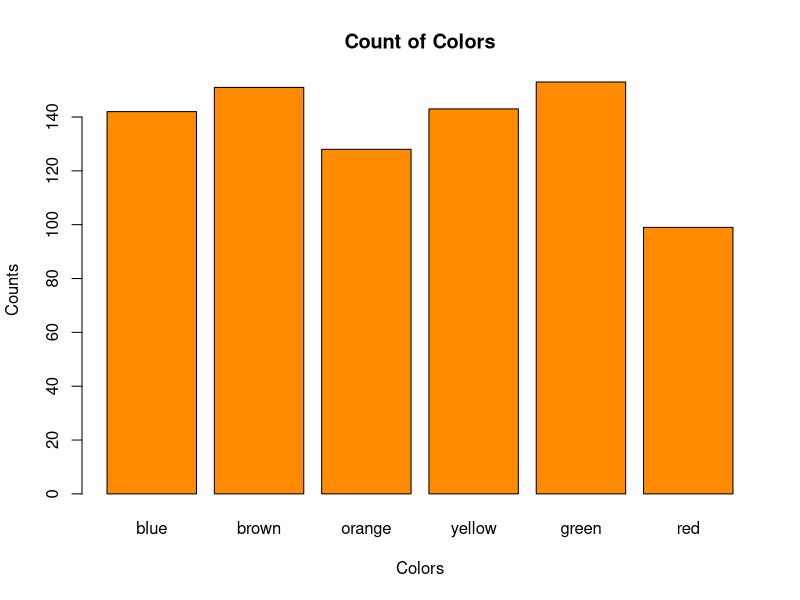
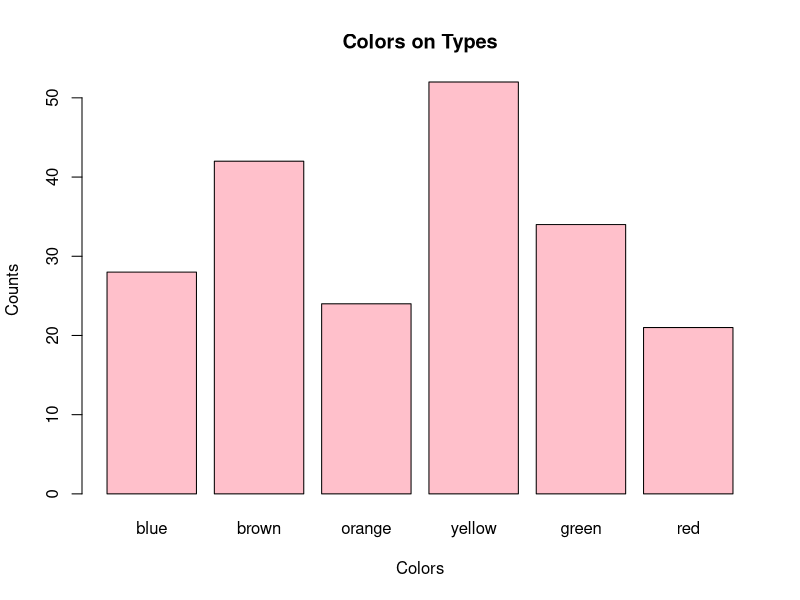
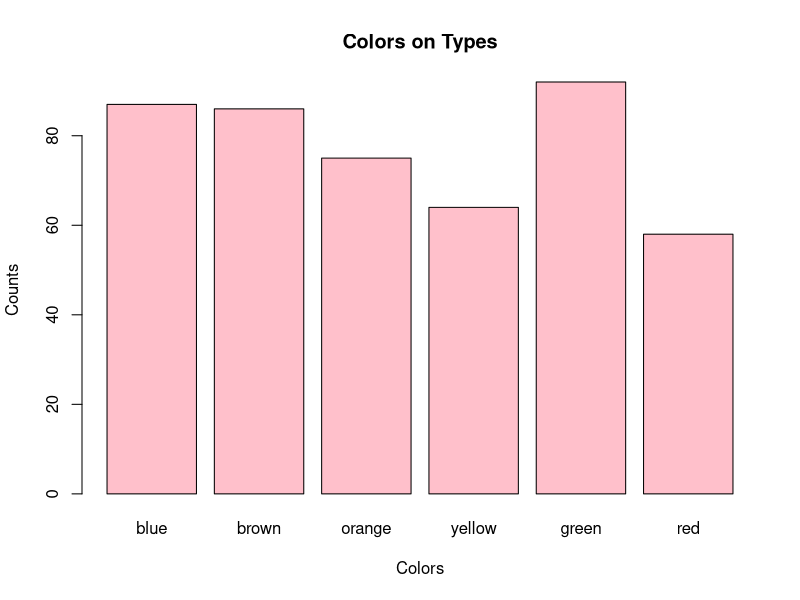
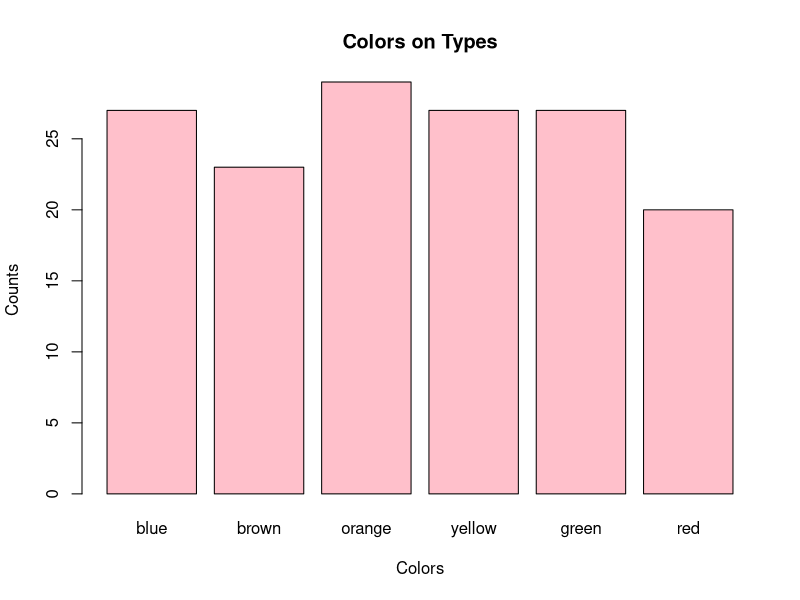

These charts were generated, in order, by the following R code:
setwd("/workspaces/r_dev_container/MnM5")
mnm <- read.csv("mms.csv")

colors <- unique(mnm$color)
colors

types <- unique(mnm$type)

## #1
## find the mean and standard deviation for diameter and mass using
## type, type+color

for(kind in types)
{
  avgw <- mean(mnm$mass[mnm$type == kind])
  avgs <- mean(mnm$diameter[mnm$type == kind])
  stdw <- sd(mnm$mass[mnm$type == kind])
  stds <- sd(mnm$diameter[mnm$type == kind])
  cat(kind, "\nmean weight:\t", avgw, "\nmean size:\t", avgs,
      "\nstd weight:", stdw, "\nstd size:", stds,"\n")

  cat("\n\n",kind,"color breakdown:\n")
  for(clr in colors)
  {
    tcaw <- mean(mnm$mass[mnm$type == kind & mnm$color == clr])
    tcas <- mean(mnm$diameter[mnm$type == kind & mnm$color == clr])
    tcstdw <- sd(mnm$mass[mnm$type == kind & mnm$color == clr])
    tcstds <- sd(mnm$diameter[mnm$type == kind & mnm$color == clr])
    cat(clr, "\nmean weight is:\t", tcaw, "\nmean size is:\t", tcas,
        "\nstd weight:", tcstdw,"\nstd size:", tcstds,"\n\n")
  }

}

## #2
## proportion of each type of color

## I don't need to subtract for the header, right?
mnm
## nope.. okay
total = nrow(mnm)
total

for(clr in colors)
{
  clrcnt = sum(mnm$color == clr)
  cat(clr, "appears",100 * clrcnt/total, "% of the time. (", clrcnt, "/", total, ")\n")
}


## #3 bar chart of #2

## some extra fuckery to get the height to accept it
counts <- numeric(length(colors))

## could have just gone back and modified 2, sure...

for(i in seq_along(colors))
{
  clr <- colors[i]
  counts[i] <- sum(mnm$color == clr)
}

barplot(counts, names.arg = colors, main = "Count of Colors", xlab = "Colors", ylab = "Counts", col = "darkorange")
## orange because it's the only color that doesn't get spelled out, so it seems fair...

## #4
## no, they're not. Oh, you want more... okay.. shit (where's tableau when I need it?!) [kidding, of course]

## type-color-count (interesting that numeric sets it to a vector...)

for(kind in types)
{
  i = 1
  for(clr in colors)
  {
    ## set the (row)column-vector to hold, reusing counts
    counts[i] <- sum(mnm$color == clr & mnm$type == kind)
    i <- i + 1 ## really, for all R has, it doesn't have ++ or +=?
  }
  barplot(counts, names.arg = colors, main = "Colors on Types", xlab = "Colors", ylab = "Counts", col = "pink")
}

## as I suspected, no... (I had an 18-bar plot, but, the counts on the different sizes fucked it up and the labeling
## was too difficult for me to figure out)


## #5 && #6
## are mnms of different type the same weight, hard no (recall #1)

for(kind in types)
{
  stdw <- sd(mnm$mass[mnm$type == kind])
  stds <- sd(mnm$diameter[mnm$type == kind])
  avg <- mean(mnm$mass[mnm$type == kind])
  imprint <- mean(mnm$diameter[mnm$type == kind])
  cat(kind, "\nweight:", stdw, "\nstd size:", stds,"\naverage weight:\t",avg,
      "\naverage size:", imprint,
      "\nstd weight / avg weight", stdw / avg,
      "\nstd size / average size", stds / imprint,
      "\n\n")
}

## fairly consistent plain M&Ms, but the other two vary quite a bit (should I have used variance?)


## #6 see above


## #7
## ... what?? are we using average or literally picking m&ms from the pile?
## plain          369.9 G
## peanut         369.9 G
## peanut butter  360   G


for(kind in types)
{
  cat(kind, sum(mnm$mass[mnm$type == kind]), "\n")
}

## damn, all over... okay
plain <- sort(mnm$mass[mnm$type == "plain"], decreasing = T)
pnut <- sort(mnm$mass[mnm$type == "peanut"], decreasing = T)
pb <- sort(mnm$mass[mnm$type == "peanut butter"], decreasing = T)
## wow, the smallest is less than half the largest...
pb
pnut ## close here, too

## let's see what AI says...
# Function to find if there is a subset with a given sum
subset_sum <- function(weights, target) {
  n <- length(weights)
  dp <- matrix(FALSE, n + 1, target + 1)
  dp[1, 1] <- TRUE

  for (i in 1:n) {
    for (j in 1:(target + 1)) {
      if (j < weights[i]) {
        dp[i + 1, j] <- dp[i, j]
      } else {
        dp[i + 1, j] <- dp[i, j] || dp[i, j - weights[i]]
      }
    }
  }

  return(dp[n + 1, target + 1])
}

# Example usage
target_weight <- 369.9
result <- subset_sum(pnut, target_weight)

if (result) {
  print("There is a subset of weights that sums to the target weight.")
} else {
  print("No subset of weights sums to the target weight.")
}
## above, dynamic programming approach.
###################################################
## below, simpler break point approach.
## (this would work, for valued customers, set condition at the end, for valued pockets, set break point at beginning)
#find_subset <- function(weights, target, current = c(), index = 1) {
#  if (target == 0) {
#    return(current)
#  }
#  if (target < 0 || index > length(weights)) {
#    return(NULL)
#  }
#
#  # Include the current weight
#  with_current <- find_subset(weights, target - weights[index], c(current, weights[index]), index + 1)
#
#  # Exclude the current weight
#  without_current <- find_subset(weights, target, current, index + 1)
#
#  return(if (!is.null(with_current)) with_current else without_current)
#}

## gotta rerun my shell a lot and this is super slow...

# Example usage
#result_combination <- find_subset(pnut, target_weight)

#if (!is.null(result_combination)) {
#  print(paste("Combination found:", toString(result_combination)))
#} else {
#  print("No combination of weights sums to the target weight.")
#}
#############################################################
#############################################################
## still #7
## plain          369.9 G (actual 399.55)
## peanut         369.9 G (actual 397.45)
## peanut butter  360   G (actual 361.42)

## the smallest we can make is .72, (2) .73, .74, (2) .76
plain
plainOver <- 399.55 - 369.9 # (29.65, wow, over an ounce extra!)
## okay... well, I say we just add up a bunch from the vectors and make it even

x = sum(plain[1:419])
x
369.9 - x ## 3.98 (3.98 / 5 = .796)
.8 + .8 + .8 + .79 + .79

## SOLUTION TO PLAIN ##
## sort them by weight, descending. Take the first 419 M&Ms then numbers 430-434
## AND VIOLA, you have EXACT Weight. Don't worry about the profits or the customer...

## and since this is actually a cheap question that I've over-killed to not even find the desired solutions for
## (one answer that covers 2, and an algorithm that I didn't write which could solve all of them) I'm moving on


## #8
## Now we are going to revise the procedure:  color matters.  As you add M&Ms
## to the bag, you must first generate their color randomly and then use the
## parameters from that color (calculated in Step 1 B) to specify the values
## for weight and diameter randomly using a distribution.  Use the same
## assumptions for your previous bag samples. (20 points)

## plain / peanut / peanut butter weights
## blue       brown       green       orange      red         yellow
## 0.86023    0.87058     0.86989     0.86480     0.85448     0.86547
## 2.57593    2.57130     2.68074     2.57035     2.62650     2.56704
## 1.85250    1.80310     1.92029     1.73000     1.47048     1.73962

colors <- sort(colors)
colors

## plain color weights
pcw <- c(0.86023, 0.87058, 0.86989, 0.86480, 0.85448, 0.86547)
## pnut color weights
pncw <- c(2.57593, 2.57130, 2.68074, 2.57035, 2.62650, 2.56704)
## pnut butter color weights
pbcw <- c(1.85250, 1.80310, 1.92029, 1.73000, 1.47048, 1.73962)

## wait a minute... but the color distribution isn't flat...
makeOver <- function(weightVector, colorOrder, targetWeight)
{
  ## initialize weight, blank color tally, total tally (redundant but easy and inexpensive)
  weight <- 0
  colorDist <- rep(0, 6)
  total <- 0
  ## repeat while under, this should execute once more bringing it over
  while(weight < targetWeight)
  {
    m <- sample(1:6, 1)
    weight <- weight + weightVector[m]
    colorDist[m] <- colorDist[m] + 1
    total <- total + 1
  }
  cat(total, "M&M's for a weight of", weight, "\n")
  for(x in 1:6)
  {
    cat("Color", colorOrder[x], "was picked", colorDist[x], "times\n")
  }
}

makeOver(pcw, colors, 369.9)
makeOver(pncw, colors, 369.9)
makeOver(pbcw, colors, 360)


makeUnder <- function(weightVector, colorOrder, targetWeight)
{
  ## initialize weight, blank color tally, total tally (redundant but easy and inexpensive)
  weight <- 0
  colorDist <- rep(0, 6)
  total <- 0
  ## repeat while under,...
  repeat
  {
    m <- sample(1:6, 1)

    ## sentinel value
    if(weight + weightVector[m] > targetWeight)
    {break}
    ## didn't break, add weight, add color tally and total
    weight <- weight + weightVector[m]
    colorDist[m] <- colorDist[m] + 1
    total <- total + 1
  }

  cat(total, "M&M's for a weight of", weight, "\n")
  for(x in 1:6)
  {
    cat("Color", colorOrder[x], "was picked", colorDist[x], "times\n")
  }
}


makeUnder(pcw, colors, 369.9)
makeUnder(pncw, colors, 369.9)
makeUnder(pbcw, colors, 360)


## #9
